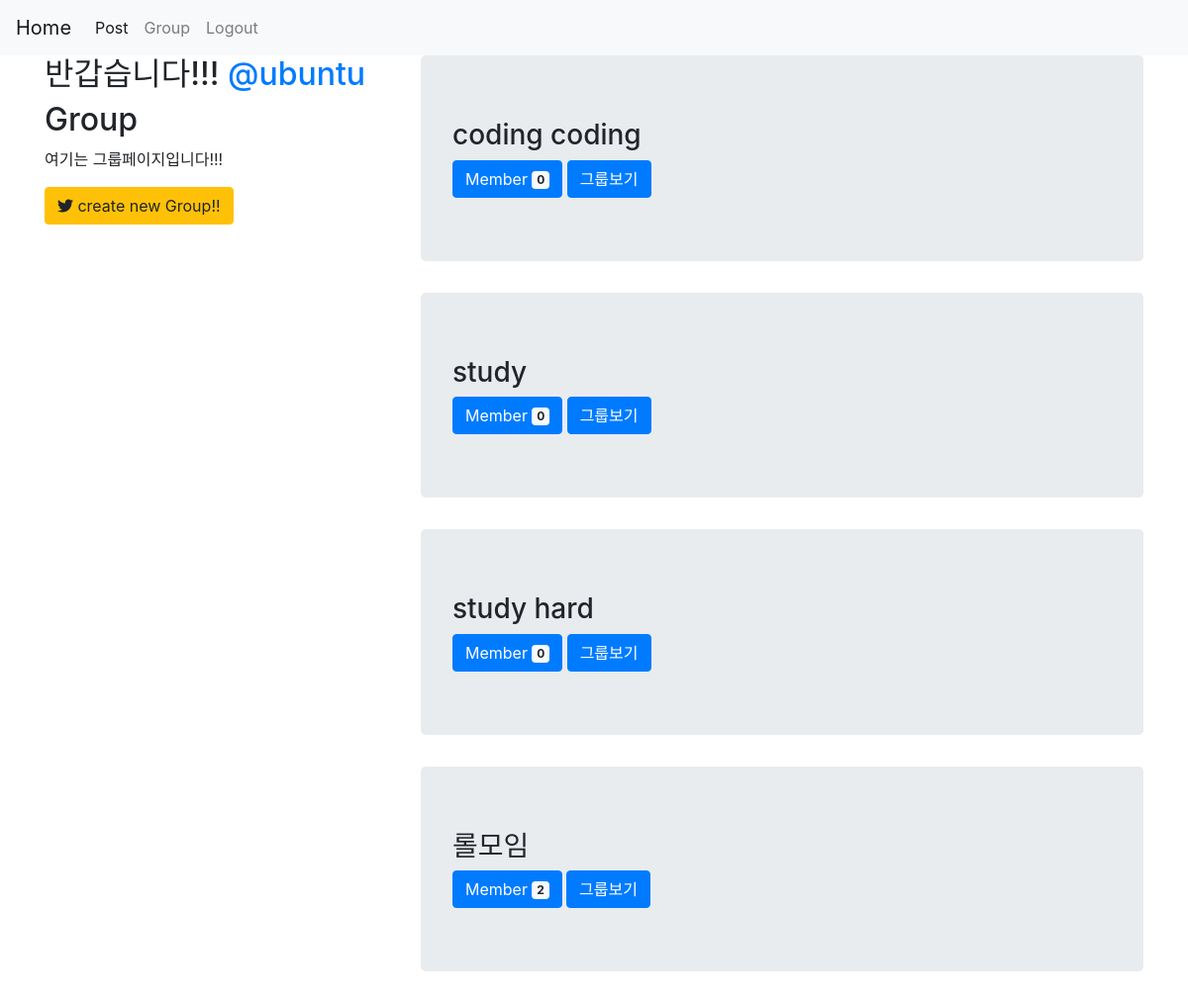
The page /groups/ (signed in) on the database as committed earlier.
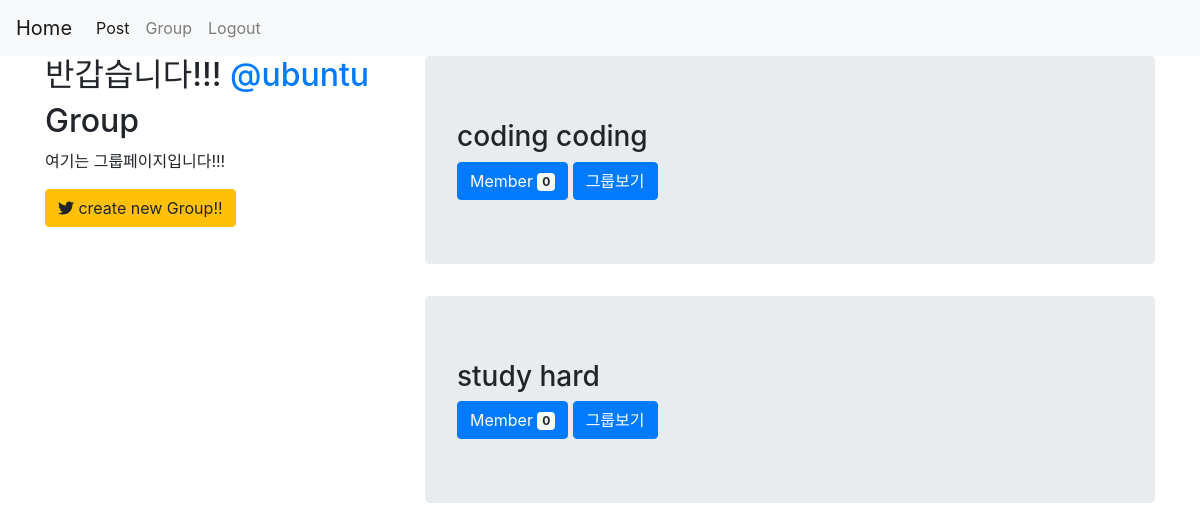
The same page on the database as committed later.
### groups/models.py (models this page shows, shortened)
class Group(models.Model):
    name = models.CharField(max_length=100,unique=True)
    slug = models.SlugField(allow_unicode=True,unique=True)
    description = models.TextField()
    members = models.ManyToManyField(User,through='GroupMember')
    class Meta:
        ordering=['name']

### groups/views.py (the view)
# urls.py: path('',views.GroupList.as_view(),name='list'),
class GroupList(ListView):
    model = Group

### groups/templates/groups/group_list.html
{% extends 'groups/group_base.html' %}
{% block pregroup %}
    <div class="col-md-4">
        {% if user.is_authenticated %}
            <h2>
                반갑습니다!!!
                <a href="">@{{user.username}}</a>
            </h2>
        {% endif %}
        <h2>Group</h2>
        <p>여기는 그룹페이지입니다!!!</p>
        {% if user.is_authenticated %}
            <a href="{%url 'groups:create'%}" class="btn btn-warning">
                <i class="fab fa-twitter"></i>
                create new Group!!
            </a>
        {% endif %}
    </div>
{%endblock%}
{%block group_content%}
<div class="col-md-8">
    {% for group in group_list %}
    <div class="jumbotron">
        <h3>{{group.name}}</h3>
        <button type="button" class="btn btn-primary">
          Member <span class="badge badge-light">{{group.members.count}}</span>
        </button>
        <a href="{%url 'groups:detail' slug=group.slug%}" class='btn btn-primary'>
            그룹보기
        </a>
    </div>
    {%endfor%}
</div>
{%endblock%}

### groups/templates/groups/group_base.html (shortened to what this page needs)
{%extends 'base.html'%}
{%block content%}
    <div class="container">
        <div class="row">
            {%block pregroup%} {%endblock%}
            {%block group_content%} {%endblock%}
        </div>
    </div>
{%endblock%}

### templates/base.html (shortened to what this page needs)
<!DOCTYPE html>
{% load staticfiles %}
<html lang="en">
<head>
    <link rel="stylesheet" href="https://stackpath.bootstrapcdn.com/bootstrap/4.1.3/css/bootstrap.min.css">
    <link rel="stylesheet" href="{% static 'css/social.css' %}">
    <link rel="stylesheet" href="https://use.fontawesome.com/releases/v5.5.0/css/all.css">
</head>
<body>
    <nav class="navbar navbar-expand-lg navbar-light bg-light">
      <a class="navbar-brand" href="{%url 'home'%}">Home</a>
      <div class="collapse navbar-collapse" id="navbarNav">
        <ul class="navbar-nav">
          <li class="nav-item active">
            <a class="nav-link" href="#">Post <span class="sr-only">(current)</span></a>
          </li>
          <li class="nav-item">
            <a class="nav-link" href="{%url 'groups:list'%}">Group</a>
          </li>
          {% if user.is_authenticated %}
          <li class="nav-item">
            <a class="nav-link" href="{% url 'accounts:logout' %}">Logout</a>
          </li>
          {% else %}
          <li class="nav-item">
            <a class="nav-link disabled" href="{% url 'accounts:login'%}">Login</a>
          </li>
          {% endif %}
        </ul>
      </div>
    </nav>
    {%block content%}
    {%endblock%}
</body>
</html>

Rows that differ between the two databases and show on the page:
removed Group: name "study", members.count "0"
removed Group: name "롤모임", members.count "2"
